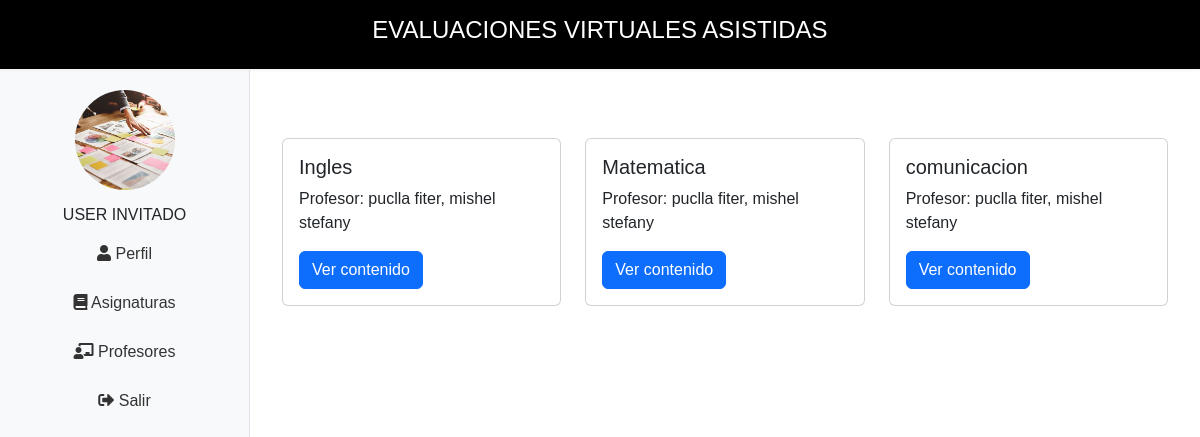
The app's page /portalEstudiante/ (signed in) with its own data.
### webApp/models.py (models this page shows, shortened)
class Curso(models.Model):
    nombre=models.CharField(max_length=20)
    docente = models.ForeignKey(Docente, on_delete=models.CASCADE, related_name='cursos')
    class Meta:
        verbose_name='curso'
        verbose_name_plural='cursos'
        db_table='cursos'

class Docente(models.Model):
    user = models.OneToOneField(User, on_delete=models.CASCADE, related_name='docente')
    apellido_paterno=models.CharField(max_length=20, verbose_name='Apeliido Paterno')
    apellido_materno=models.CharField(max_length=20, verbose_name='Apellido Materno')
    nombres=models.CharField(max_length=20)
    fecha_nacimiento=models.DateField(verbose_name='fecha de Nacimiento')
    sexo=models.CharField(max_length=1, choices=sexos, default='-')
    direccion=models.CharField(max_length=50, verbose_name="dirección",null=True, blank=True)
    telefono=models.CharField(max_length=9,null=True, blank=True)
    def nombre_completo(self):
        return "{} {}, {}".format(self.apellido_paterno, self.apellido_materno, self.nombres)
    class Meta:
        verbose_name='docente'
        verbose_name_plural='docentes'
        db_table='docente'

### portalEstudiante/views.py (the view)
# urls.py: path('',asignatura,name='asignatura'),
def asignatura(request):
    cursos = Curso.objects.select_related('docente').all()
    context = {
        'cursos': cursos,
    }
    return render(request, "Asignaturas/asignaturas.html",context)

### portalEstudiante/context_processors.py (called while the page is built)
def nombre_estudiante(request):
    if request.user.is_authenticated:
        try:
            estudiante = request.user.estudiante
            nombre_completo = estudiante.nombre_completo()
            return {'nombre_estudiante': nombre_completo}
        except Estudiante.DoesNotExist:
            return {'nombre_estudiante': "USER INVITADO"}
    return {'nombre_estudiante': None}

### portalEstudiante/templates/Asignaturas/asignaturas.html
{% extends "portalEstudiante/base.html" %}
{% load static %}
{% load widget_tweaks %}
{% block content %}
<div class="container mt-5">
    <div class="row">
        {% if cursos %}
            {% for curso in cursos %}
                <div class="col-md-4 mb-4">
                    <div class="card h-100">
                        <div class="card-body">
                            <h5 class="card-title">{{ curso.nombre }}</h5>
                            <p class="card-text">Profesor: {{ curso.docente.nombre_completo }}</p>
                            <a href="{% url 'evaluaciones' curso.id %}" class="btn btn-primary">Ver contenido</a>
                        </div>
                    </div>
                </div>
            {% endfor %}
        {% else %}
            <p>No hay cursos disponibles.</p>
        {% endif %}
    </div>
</div>
{% endblock content %}

### portalEstudiante/templates/portalEstudiante/base.html (style rules this page uses)
body { display: flex; flex-direction: column; margin: 0; padding: 0; font-family: Arial, sans-serif; height: 100vh; }

### records on screen
Curso: nombre "Ingles", docente.nombre_completo "puclla fiter, mishel stefany"
Curso: nombre "Matematica", docente.nombre_completo "puclla fiter, mishel stefany"
Curso: nombre "comunicacion", docente.nombre_completo "puclla fiter, mishel stefany"

### other values on screen
{{ nombre_estudiante }} "USER INVITADO"
